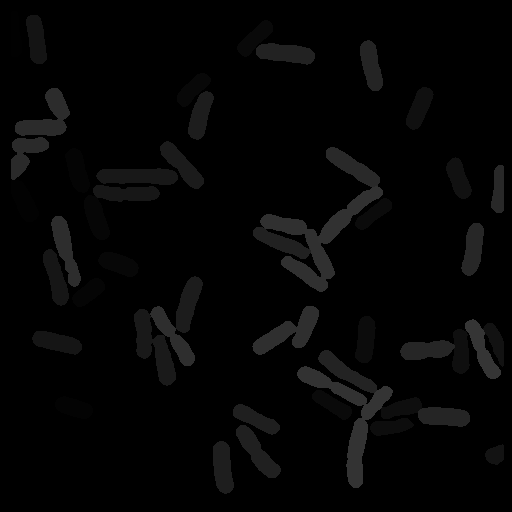
#> input picture FISH/raw_annotations/raw_masks/0000.png, 512 x 512 px, found by its file name
$ jupyter execute --allow-errors evaluation.ipynb   (shell and % lines are left out)
#> lines starting #> are read from the running program, lines starting #| are printed output that depends on the picture
### utils/dirtools.py
import os
import glob
import random


# [23 lines left out: function create_image_lists, not called in this run]


def write_path_files(file_path, list):
    with open(file_path, 'w') as myfile:
        for line in list:
            myfile.write(line + '\n')


# [4 lines left out: function write_path_files2, not called in this run]


def setup_working_directories(config_vars):
    ## Expected raw data directories:
    config_vars["raw_images_dir"] = os.path.join(config_vars["root_directory"], 'raw_images/')
    config_vars["raw_annotations_dir"] = os.path.join(config_vars["root_directory"], 'raw_annotations/')

    ## Transformed data directories:
    config_vars["normalized_images_dir"] = os.path.join(config_vars["root_directory"], 'norm_images/')
    config_vars["boundary_labels_dir"] = os.path.join(config_vars["root_directory"], 'boundary_labels/')

    return config_vars


def read_data_partitions(config_vars, load_augmented=True):
    with open(config_vars["path_files_training"]) as f:
        training_files = f.read().splitlines()
        # if config_vars["max_training_images"] > 0:
        #     random.shuffle(training_files)
        #     training_files = training_files[0:config_vars["max_training_images"]]

    with open(config_vars["path_files_validation"]) as f:
        validation_files = f.read().splitlines()

    with open(config_vars["path_files_test"]) as f:
        test_files = f.read().splitlines()

    # Add augmented images to the training list
    if load_augmented:
        files = glob.glob(config_vars["root_directory"] + "norm_images/*_aug_*.png")
        files = [f.split("/")[-1] for f in files]
        if config_vars["max_training_images"] > 0:
            augmented = []
            for trf in training_files:
                augmented += [f for f in files if f.startswith(trf.split(".")[0])]
            training_files += augmented
        else:
            training_files += files

    partitions = {
        "training": training_files,
        "validation": validation_files,
        "test": test_files
    }

    return partitions


def setup_experiment(config_vars, tag):
    # Output dirs
    config_vars["experiment_dir"] = os.path.join(config_vars["root_directory"], "experiments/" + tag + "/out/")
    config_vars["probmap_out_dir"] = os.path.join(config_vars["experiment_dir"], "prob/")
    config_vars["labels_out_dir"] = os.path.join(config_vars["experiment_dir"], "segm/")

    ## Split files
    config_vars["path_files_training"] = os.path.join(config_vars["root_directory"], "experiments/" + tag, 'training.txt')
    config_vars["path_files_validation"] = os.path.join(config_vars["root_directory"], "experiments/" + tag, 'validation.txt')
    config_vars["path_files_test"] = os.path.join(config_vars["root_directory"], "experiments/" + tag, 'test.txt')

    # Files
    config_vars["model_file"] = config_vars["root_directory"] + "experiments/" + tag + "/model.hdf5"
    config_vars["csv_log_file"] = config_vars["root_directory"] + "experiments/" + tag + "/log.csv"

    # Make output directories
    os.makedirs(config_vars["experiment_dir"], exist_ok=True)
    os.makedirs(config_vars["probmap_out_dir"], exist_ok=True)
    os.makedirs(config_vars["labels_out_dir"], exist_ok=True)

    return config_vars

### utils/bltools.py
import numpy as np
import utils.evaluation
import matplotlib.pyplot as plt

def remove(pred_label, cb):
    # how to use filter to constrain not removing big nucleus
    out = pred_label.copy()
    out_f = out.ravel()  # flatten out
    component_sizes = np.bincount(out_f)
    cb_ = cb
#     cb_ = []
#     for c in cb:
#         if component_sizes[c] < 400:  # 357 this should be larger???
#             cb_.append(c)

    for i in range(out.shape[0]):
        for j in range(out.shape[1]):
            for c in cb_:
                if out[i, j] == c:
                    out[i, j] = 0

    return out

def remove_border(pred_label, border=6):
    # find the classes of the partial nuclei which located on the border
    # traverse the border
    cb = set()
    for i in range(512):
        # [8 lines of commented-out code are left out]
        if np.sum(pred_label[i, :border]) > 0:
            for x in pred_label[i, :(border-1)]:
                cb.add(x)
        if np.sum(pred_label[:border, i]) > 0:
            for x in pred_label[:(border-1), i]:
                cb.add(x)
        if np.sum(pred_label[i, (511-border):]) != 0:
            for x in pred_label[i, (511-border+1):]:
                cb.add(x)
        if np.sum(pred_label[(511-border):, i]) != 0:
            for x in pred_label[(511-border+1):, i]:
                cb.add(x)

    # change these classes to 0 as background
    return remove(pred_label, cb)

# [50 lines left out: function show, not called in this run]
#     ax[4].imshow(IOU)
#     ax[4].set_title(image_name + " IOU")

### utils/evaluation.py
import numpy as np
import pandas as pd


def intersection_over_union(ground_truth, prediction):
    # Count objects
    true_objects = len(np.unique(ground_truth))
    pred_objects = len(np.unique(prediction))

    # Compute intersection
    h = np.histogram2d(ground_truth.flatten(), prediction.flatten(), bins=(true_objects, pred_objects))
    intersection = h[0]

    # Area of objects
    area_true = np.histogram(ground_truth, bins=true_objects)[0]
    area_pred = np.histogram(prediction, bins=pred_objects)[0]

    # Calculate union
    area_true = np.expand_dims(area_true, -1)
    area_pred = np.expand_dims(area_pred, 0)
    union = area_true + area_pred - intersection

    # Exclude background from the analysis
    intersection = intersection[1:, 1:]
    union = union[1:, 1:]

    # Compute Intersection over Union
    union[union == 0] = 1e-9
    IOU = intersection / union

    return IOU


def measures_at(threshold, IOU):
    matches = IOU > threshold

    true_positives = np.sum(matches, axis=1) == 1  # Correct objects
    false_positives = np.sum(matches, axis=0) == 0  # Extra objects
    false_negatives = np.sum(matches, axis=1) == 0  # Missed objects

    assert np.all(np.less_equal(true_positives, 1))
    assert np.all(np.less_equal(false_positives, 1))
    assert np.all(np.less_equal(false_negatives, 1))

    TP, FP, FN = np.sum(true_positives), np.sum(false_positives), np.sum(false_negatives)

    f1 = 2 * TP / (2 * TP + FP + FN + 1e-9)
    p = TP / (TP + FP + 1e-9)
    r = TP / (TP + FN)

    return f1, p, r, TP, FP, FN


# Compute Average Precision for all IoU thresholds
def compute_af1_results(ground_truth, prediction, results, image_name):
    # Compute IoU
    IOU = intersection_over_union(ground_truth, prediction)
    if IOU.shape[0] > 0:
        jaccard = np.max(IOU, axis=0).mean()
    else:
        jaccard = 0.0

    # Calculate F1 score at all thresholds
    for t in np.arange(0.5, 1.0, 0.05):
        f1, p, r, tp, fp, fn = measures_at(t, IOU)
        res = {"Image": image_name, "Threshold": t, "F1": f1, "Precision": p, "Recall": r,
               "Jaccard": jaccard, "TP": tp, "FP": fp, "FN": fn}
        row = len(results)
        results.loc[row] = res

    return results


# Count number of False Negatives at 0.7 IoU
def get_false_negatives(ground_truth, prediction, results, image_name, threshold=0.7):
    # Compute IoU
    IOU = intersection_over_union(ground_truth, prediction)

    true_objects = len(np.unique(ground_truth))
    if true_objects <= 1:
        return results

    area_true = np.histogram(ground_truth, bins=true_objects)[0][1:]
    true_objects -= 1

    # Identify False Negatives
    matches = IOU > threshold
    false_negatives = np.sum(matches, axis=1) == 0  # Missed objects

    data = np.asarray([
        area_true.copy(),
        np.array(false_negatives, dtype=np.int32)
    ])

    results = pd.concat([results, pd.DataFrame(data=data.T,
                    columns=["Area", "False_Negative"])], sort=True)

    return results


# Count the number of splits and merges
def get_splits_and_merges(ground_truth, prediction, results, image_name):
    # Compute IoU
    IOU = intersection_over_union(ground_truth, prediction)

    matches = IOU > 0.3  # why here only use 0.1, 0.4 or 0.5 seems more reasonable
    merges = np.sum(matches, axis=0) > 1  # pred label <-> 2 gt
    splits = np.sum(matches, axis=1) > 1  # gt <-> 2 pred
    r = {"Image_Name": image_name, "Merges": np.sum(merges), "Splits": np.sum(splits)}
    results.loc[len(results) + 1] = r
    return results


# [10 lines left out: function num_analysis, not called in this run]

### evaluation.ipynb
[cell 1]

import os
import random
import shutil

import matplotlib.pyplot as plt
import numpy as np
import pandas as pd
import seaborn as sb

from tqdm import tqdm

import skimage.io
import skimage.segmentation
import skimage.morphology

# import sys
# __file__ = 'full_experiment.ipynb'
# sys.path.append(os.path.dirname(os.path.dirname(os.path.abspath(__file__))))

import utils.dirtools  # utils package should has __init__.py in it
import utils.augmentation
import utils.model_builder
import utils.data_provider
import utils.metrics
import utils.objectives
import utils.evaluation
from utils.bltools import remove_border, show

import keras.backend
import keras.callbacks
import keras.layers
import keras.models
import keras.optimizers
import tensorflow as tf

from config import config_vars

def warn(*args, **kwargs):
    pass
import warnings
warnings.warn = warn

def empty_dir(folder):
    print('empty directory: ', folder)
    for the_file in os.listdir(folder):
        file_path = os.path.join(folder, the_file)
        try:
            if os.path.isfile(file_path):
                os.unlink(file_path)
            elif os.path.isdir(file_path): shutil.rmtree(file_path)
        except Exception as e:
            print(e)

[cell 2]
config_vars["root_directory"] = 'DATA/FISH/'
experiment_name = '26' ###

config_vars = utils.dirtools.setup_working_directories(config_vars)
config_vars = utils.dirtools.setup_experiment(config_vars, experiment_name)
os.makedirs(config_vars["normalized_images_dir"], exist_ok=True)
os.makedirs(config_vars["boundary_labels_dir"], exist_ok=True)

config_vars["mat_label_dir"] = 'DATA/FISH/raw_annotations/raw_masks/'

[cell 3]
valid_list = os.listdir(config_vars["mat_label_dir"])
valid_list = sorted([x for x in valid_list if x.endswith('png')])

list_train = []
list_test = []
list_valid = valid_list

# [7 lines of commented-out code are left out]

utils.dirtools.write_path_files(config_vars["path_files_training"], list_train)
utils.dirtools.write_path_files(config_vars["path_files_validation"], list_valid)
utils.dirtools.write_path_files(config_vars["path_files_test"], list_test)

# read txt file into dict partitions with 3 list for train/valid/test
data_partitions = utils.dirtools.read_data_partitions(config_vars, load_augmented=False)

[cell 4]
"""Calculate Metrics
### comment means it can be changed

Jaccard: IOU match average

True Pos: IOU match and only one match
False Pos: extra pred label match non gt
False Neg: missed gt label match non pred
Precision: TP / (TP + FP + 1e-9)
Recall: TP / (TP + FN)
F1: 2 * TP / (2 * TP + FP + FN + 1e-9)

False_neg area: missed gt label area

Merge: one pred label match two gt label
Split: one gt label match two pred label

"""

results = pd.DataFrame(columns=["Image", "Threshold", "F1", "Precision", "Recall", "Jaccard", \
                                "TP", "FP", "FN"])
false_negatives = pd.DataFrame(columns=["False_Negative", "Area"])
splits_merges = pd.DataFrame(columns=["Image_Name", "Merges", "Splits"])

compare_dir = config_vars["labels_out_dir"]  ### labels_out_dir  mat_label_dir
all_images = data_partitions["validation"]

for image_name in all_images:
    img_filename = os.path.join(config_vars["raw_annotations_dir"], image_name)
    ground_truth = skimage.io.imread(img_filename)
#> ground_truth is the input picture: shape (512, 512); min 0, max 53, mean 4.7
    pred_filename = os.path.join(compare_dir, image_name)
    prediction = skimage.io.imread(pred_filename)

    # no effect on matlab results, but needed for predicted results
    ground_truth = remove_border(ground_truth)
#> after the loop in remove_border, `for i in range(512):`: cb = 0 items
#> in remove, `component_sizes = np.bincount(out_f)`: component_sizes = 54 values, max 220983 at index 0, min 291 at index 19, mean 4854.5
    prediction = remove_border(prediction)

    ground_truth = skimage.morphology.label(ground_truth)
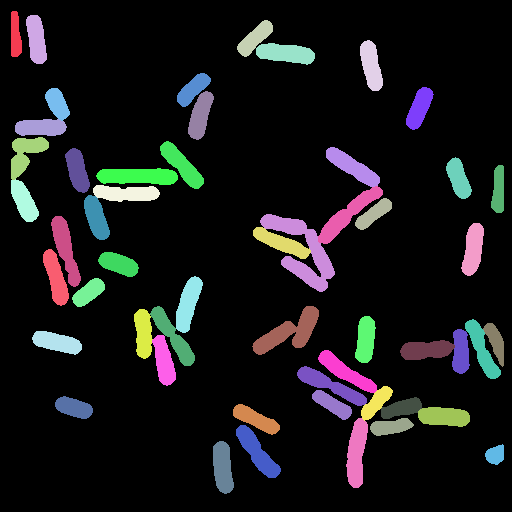
#> ground_truth: shape (512, 512) int64; 54 distinct labels, from 0 to 53; one colour per label, 0 black
    prediction = skimage.morphology.label(prediction)

    ### Apply object dilation don't do for matlab results
    if config_vars["object_dilation"] > 0:
        struct = skimage.morphology.square(config_vars["object_dilation"])
        prediction = skimage.morphology.dilation(prediction, struct)
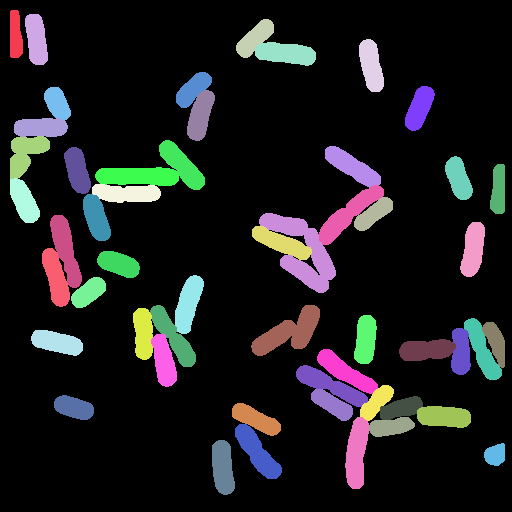
#> prediction: shape (512, 512) int64; 54 distinct labels, from 0 to 53; one colour per label, 0 black
    elif config_vars["object_dilation"] < 0:
        struct = skimage.morphology.square(-config_vars["object_dilation"])
        prediction = skimage.morphology.erosion(prediction, struct)


    results = utils.evaluation.compute_af1_results(
        ground_truth,
        prediction,
        results,
        image_name
    )
#> in intersection_over_union, `true_objects = len(np.unique(ground_truth))`: true_objects = 54
#> in intersection_over_union, `intersection = h[0]`:
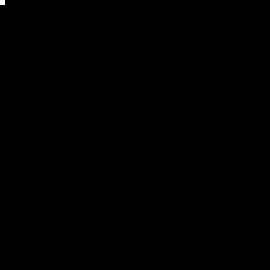
#> intersection: shape (54, 54) float64 (shown 5 times larger); min 0, max 212476, mean 89.9; drawn with min black and max white
#> in intersection_over_union, `area_true = np.histogram(ground_truth, bins=true_objects)[0]`: area_true = 54 values, max 220983 at index 0, min 291 at index 53, mean 4854.5
#> in intersection_over_union, `area_pred = np.histogram(prediction, bins=pred_objects)[0]`: area_pred = 54 values, max 212476 at index 0, min 375 at index 53, mean 4854.5
#> in intersection_over_union, `union = area_true + area_pred - intersection`:
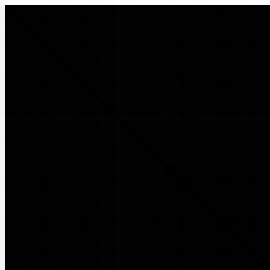
#> union: shape (54, 54) float64 (shown 5 times larger); min 375, max 223017, mean 9619.1; drawn with min black and max white
#> in intersection_over_union, `union = union[1:, 1:]`:
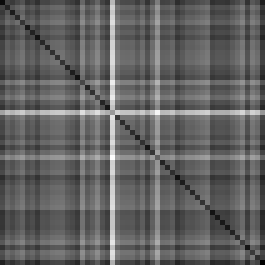
#> union: shape (53, 53) float64 (shown 5 times larger); min 375, max 3815, mean 1699.1; drawn with min black and max white
#> in compute_af1_results, `jaccard = np.max(IOU, axis=0).mean()`: jaccard = 0.822
#> the loop in compute_af1_results, `for t in np.arange(0.5, 1.0, 0.05):` made 10 passes
#> (TP in measures_at, FP in measures_at, FN in measures_at, f1, p, r, tp, fp) on passes 1 to 10: (53, 0, 0, 1, 1, 1, 53, 0), (53, 0, 0, 1, 1, 1, 53, 0), (53, 0, 0, 1, 1, 1, 53, 0), (53, 0, 0, 1, 1, 1, 53, 0), (53, 0, 0, 1, 1, 1, 53, 0), (53, 0, 0, 1, 1, 1, 53, 0), (46, 7, 7, 0.868, 0.868, 0.868, 46, 7), (1, 52, 52, 0.0189, 0.0189, 0.0189, 1, 52), (0, 53, 53, 0, 0, 0, 0, 53), (0, 53, 53, 0, 0, 0, 0, 53)
#> pass 1, in measures_at, `matches = IOU > threshold`:
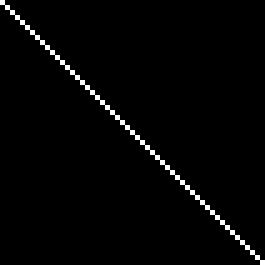
#> matches: shape (53, 53) bool (shown 5 times larger); 1.9% white in thin lines or dots
#> results = table of 10 rows and 9 columns

    false_negatives = utils.evaluation.get_false_negatives(
        ground_truth,
        prediction,
        false_negatives,
        image_name
    )
#> in get_false_negatives, `true_objects = len(np.unique(ground_truth))`: true_objects = 54
#> in get_false_negatives, `area_true = np.histogram(ground_truth, bins=true_objects)[0][1:]`: area_true = 53 values, max 2038 at index 22, min 291 at index 52, mean 776.6
#> in get_false_negatives, `true_objects -= 1`: true_objects = 53
#> in get_false_negatives, `results = pd.concat([results, pd.DataFrame(data=data.T, columns=["Area..`: results = table of 53 rows and 2 columns
#> false_negatives = table of 53 rows and 2 columns

    splits_merges = utils.evaluation.get_splits_and_merges(
        ground_truth,
        prediction,
        splits_merges,
        image_name
    )
#> in get_splits_and_merges, `r = {"Image_Name": image_name, "Merges": np.sum(merges), "Splits": np...`: r = {'Image_Name': '0000.png', 'Merges': 0, 'Splits': 0}
#> splits_merges = table of 1 rows and 3 columns

#> (a cell that did not finish here is left out)

[cell 6]
R = results.groupby(["Image"]).mean().reset_index()
#> R = table of 1 rows and 9 columns
# R.sort_values(by="F1", ascending=False).reset_index()
# R

[cell 7]
g = sb.jointplot(data=R[R["F1"] > 0.4], x="Jaccard", y="F1")
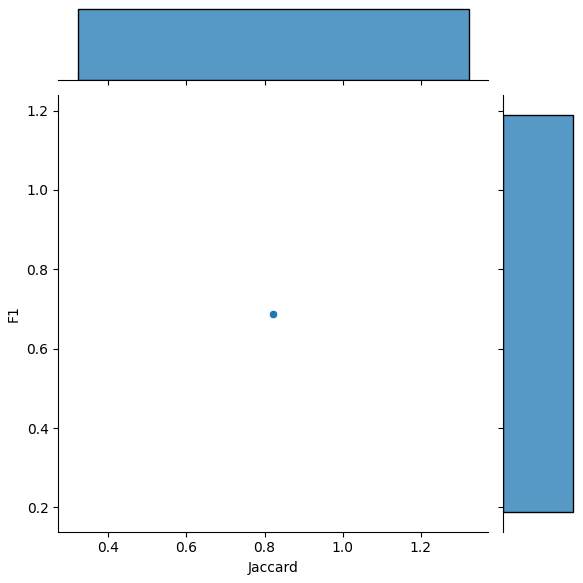
#> figure drawn by matplotlib, 3 panels

#> (a cell that did not finish here is left out)

#> (a cell that did not finish here is left out)

#> (a cell that did not finish here is left out)

[cell 11]
# Summarize False Negatives by area

false_negatives = false_negatives[false_negatives["False_Negative"] == 1]
#> false_negatives = table of 0 rows and 2 columns

false_negatives.groupby(
    pd.cut(
        false_negatives["Area"],
        [0, 250, 625, 900, 10000], # Area intervals
        labels = ["Tiny nuclei","Small nuclei","Normal nuclei","Large nuclei"],
    )
)["False_Negative"].sum()
